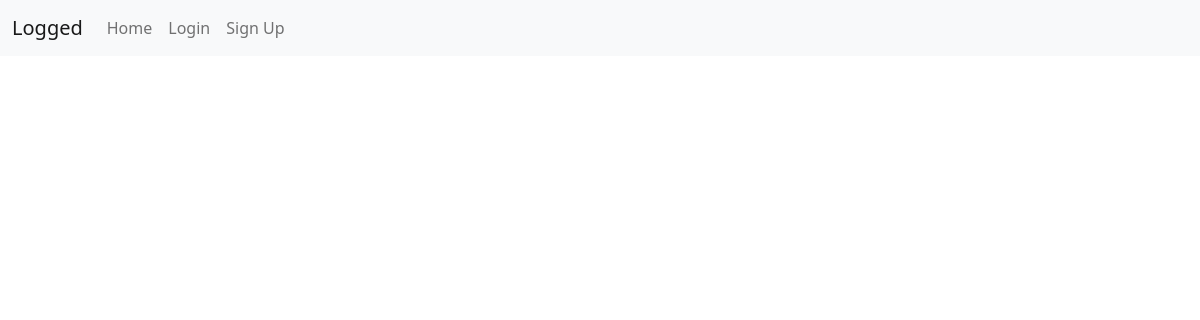
Page /2 on the earlier database version.
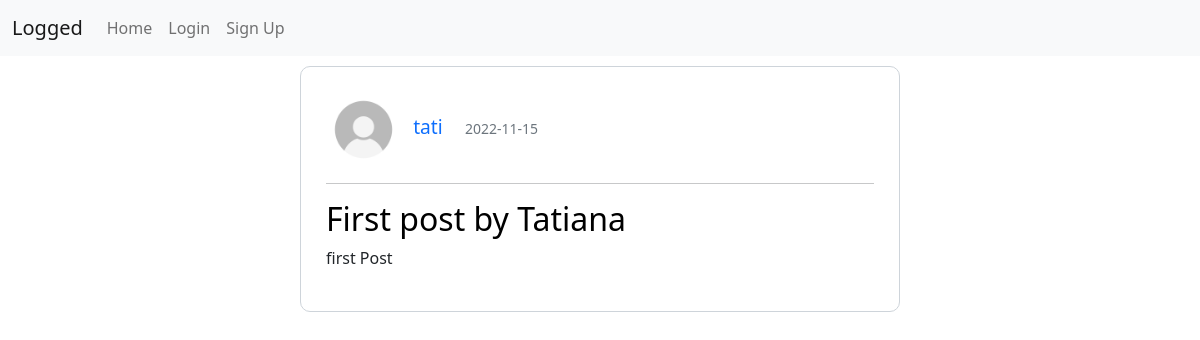
Same page on the later database version.
### blogapp/models.py (models this page shows, shortened)
class Post(db.Model):
    id = db.Column(db.Integer, primary_key=True)
    title = db.Column(db.String(100), nullable=False)
    postedOn = db.Column(db.DateTime, nullable=False, default=datetime.utcnow)
    text = db.Column(db.Text, nullable=False)
    user_id = db.Column(db.Integer, db.ForeignKey('user.id'), nullable=False)

class User(db.Model):
    id = db.Column(db.Integer, primary_key=True)
    name = db.Column(db.String, nullable=False)
    username = db.Column(db.String, unique=True, nullable=False)
    email = db.Column(db.String, unique=True, nullable=False)
    password = db.Column(db.String(40), nullable=False)
    profile_picture = db.Column(db.String, nullable=False, default='default.jpeg')
    summary = db.Column(db.String)
    posts = db.relationship('Post', backref='author', lazy=True)

### blogapp/routes.py (the view)
@app.route("/<int:id>")
def user_posts(id):
    posts = db.session.execute(db.select(Post).where(
            Post.user_id == id).order_by(Post.postedOn.desc())).scalars()
    return render_template("posts.html", title="Blog Homepage", posts = posts)

### blogapp/templates/posts.html (shortened to what this page needs)
{% extends 'layout.html' %}
{% block content %}
        {% if posts %}
            {% for post in posts %}
            <div class="container posts">
                <div>
                    <img class="picture_post" src="../static/uploads/{{post.author.profile_picture}}" alt="Profile Picture">
                    <a class="post-author mx-2" href="/{post.user_id}">{{ post.author.name }}</a>
                    <small class="text-muted">{{ post.postedOn.strftime("%Y-%m-%d") }}</small>
                </div>
                <hr>
                <div class="post-text">
                    <h2><a class="post-title" href="#">{{ post.title }}</a></h2>
                    <p class="post-content">{{ post.text }}</p>
                </div>
            </div>
            {% endfor %}
        {% endif %}
{% endblock %}

Differences in the rows shown:
now on this page (row edited): Post: author.profile_picture (placeholder picture), author.name "tati", postedOn "2022-11-15", title "First post by Tatiana", text "first Post"
